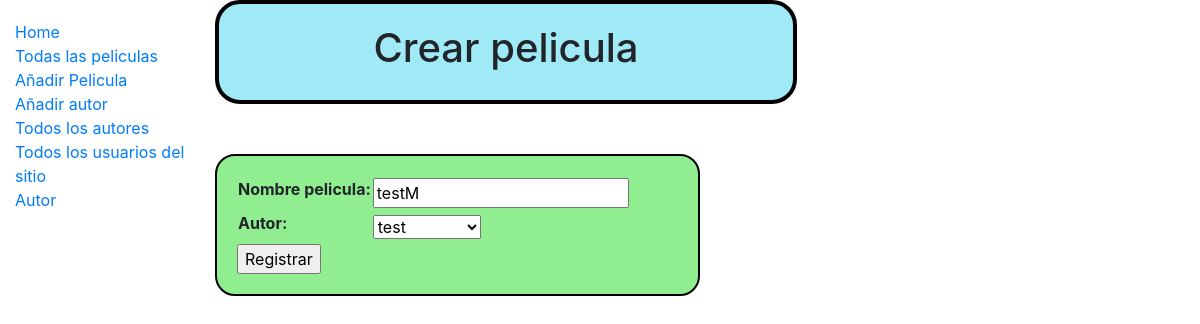
The app's page /catalog/pelicula/7/update/, older data.
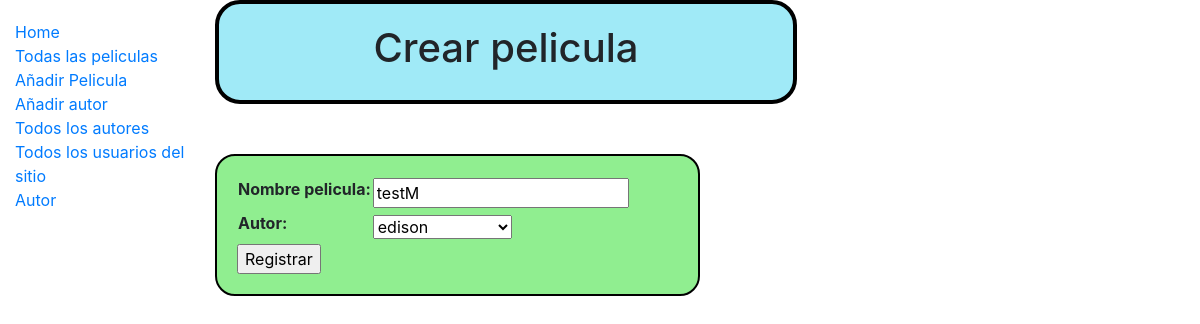
The same page, newer data.
### catalog/models.py (models this page shows, shortened)
class pelicula(models.Model):
	nombre_pelicula = models.CharField(max_length=200)
	autor = models.ForeignKey('Autor',on_delete=models.SET_NULL,null=True)
	descripcion = models.TextField(max_length=1000,help_text='Ingrese informacion de la pelicula')
	genero = models.ManyToManyField(Genero)

### catalog/views.py (the view)
# urls.py: path('pelicula/<int:pk>/update/', views.peliculaUpdate.as_view(), name='pelicula-update'),
class peliculaUpdate(UpdateView):
    model=pelicula
    fields=['nombre_pelicula', 'autor', 'summary', 'genre']

### catalog/models.py (called while the page is built)
	def __str__(self):
		return self.nombre_author

### catalog/templates/catalog/pelicula_form.html (shortened to what this page needs)
{% extends "base_generic.html" %}
{% block content %}
<div class="title">
  <h1>Crear pelicula</h1>
</div>
<div class="contentBox">
<form action="" method="post">
    <table>
        {{ form.as_table }}
    </table>
    <input type="submit" value="Registrar" />
</form>
</div>
{% endblock %}

Row changes from the older to the newer data that the page shows:
changed pelicula "testM": autor "test" → "edison"
